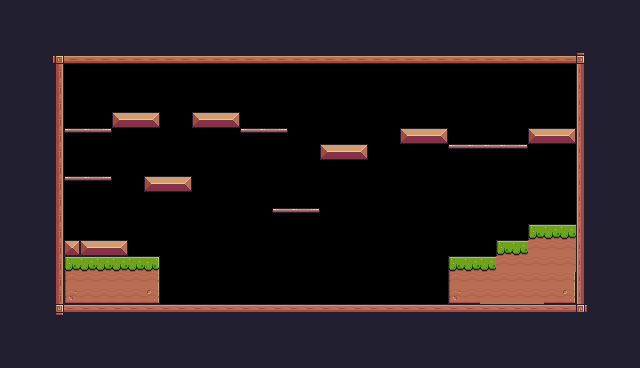

Rendered tile map (Tiled .tmx) drawn with the repository's tilesets; below, a short description and the full map source, tile grids included:
An orthogonal 40x23 tile map with 16x16 px tiles, 1 tile layer (Background) and 38 objects (14x Fruit, 5x Platform, Player, Saw, CheckPoint, ...).

<map version="1.10" tiledversion="1.11.2" orientation="orthogonal" renderorder="right-down" width="40" height="23" tilewidth="16" tileheight="16" infinite="0" nextlayerid="4" nextobjectid="181">
 <properties>
  <property name="BackgroundColor" value="Gray" />
 </properties>
 <tileset firstgid="1" source="Pixel Adventure.tsx" />
 <layer id="1" name="Background" width="40" height="23">
  <properties>
   <property name="BackgroundColor" value="Brown" />
  </properties>
  <data encoding="csv">
24,24,24,24,24,24,24,24,24,24,24,24,24,24,24,24,24,24,24,24,24,24,24,24,24,24,24,24,24,24,24,24,24,24,24,24,24,24,24,24,
24,24,24,24,24,24,24,24,24,24,24,24,24,24,24,24,24,24,24,24,24,24,24,24,24,24,24,24,24,24,24,24,24,24,24,24,24,24,24,24,
24,24,24,24,24,24,24,24,24,24,24,24,24,24,24,24,24,24,24,24,24,24,24,24,24,24,24,24,24,24,24,24,24,24,24,24,24,24,24,24,
24,24,24,92,134,134,134,134,134,134,134,134,134,134,134,134,134,134,134,134,134,134,134,134,134,134,134,134,134,134,134,134,134,134,134,134,93,24,24,24,
24,24,24,113,0,0,0,0,0,0,0,0,0,0,0,0,0,0,0,0,0,0,0,0,0,0,0,0,0,0,0,0,0,0,0,0,111,24,24,24,
24,24,24,113,0,0,0,0,0,0,0,0,0,0,0,0,0,0,0,0,0,0,0,0,0,0,0,0,0,0,0,0,0,0,0,0,111,24,24,24,
24,24,24,113,0,0,0,0,0,0,0,0,0,0,0,0,0,0,0,0,0,0,0,0,0,0,0,0,0,0,0,0,0,0,0,0,111,24,24,24,
24,24,24,113,0,0,0,13,14,15,0,0,13,14,15,0,0,0,0,0,0,0,0,0,0,0,0,0,0,0,0,0,0,0,0,0,111,24,24,24,
24,24,24,113,40,41,42,0,0,0,0,0,0,0,0,40,41,42,0,0,0,0,0,0,0,13,14,15,0,0,0,0,0,13,14,15,111,24,24,24,
24,24,24,113,0,0,0,0,0,0,0,0,0,0,0,0,0,0,0,0,13,14,15,0,0,0,0,0,40,41,41,41,42,0,0,0,111,24,24,24,
24,24,24,113,0,0,0,0,0,0,0,0,0,0,0,0,0,0,0,0,0,0,0,0,0,0,0,0,0,0,0,0,0,0,0,0,111,24,24,24,
24,24,24,113,40,41,42,0,0,13,14,15,0,0,0,0,0,0,0,0,0,0,0,0,0,0,0,0,0,0,0,0,0,0,0,0,111,24,24,24,
24,24,24,113,0,0,0,0,0,0,0,0,0,0,0,0,0,0,0,0,0,0,0,0,0,0,0,0,0,0,0,0,0,0,0,0,111,24,24,24,
24,24,24,113,0,0,0,0,0,0,0,0,0,0,0,0,0,40,41,42,0,0,0,0,0,0,0,0,0,0,0,0,0,0,0,0,111,24,24,24,
24,24,24,113,0,0,0,0,0,0,0,0,0,0,0,0,0,0,0,0,0,0,0,0,0,0,0,0,0,0,0,0,0,7,8,8,111,24,24,24,
24,24,24,113,35,13,14,15,0,0,0,0,0,0,0,0,0,0,0,0,0,0,0,0,0,0,0,0,0,0,0,7,8,30,30,30,111,24,24,24,
24,24,24,113,7,8,8,8,8,9,0,0,0,0,0,0,0,0,0,0,0,0,0,0,0,0,0,0,7,8,8,30,30,30,30,30,111,24,24,24,
24,24,24,113,29,30,30,30,30,31,0,0,0,0,0,0,0,0,0,0,0,0,0,0,0,0,0,0,29,30,30,30,30,30,30,31,111,24,24,24,
24,24,24,113,51,52,52,52,52,53,0,0,0,0,0,0,0,0,0,0,0,0,0,0,0,0,0,0,51,52,30,30,30,30,52,53,111,24,24,24,
24,24,24,114,90,90,90,90,90,90,90,90,90,90,90,90,90,90,90,90,90,90,90,90,90,90,90,90,90,90,90,90,90,90,90,90,115,24,24,24,
24,24,24,24,24,24,24,24,24,24,24,24,24,24,24,24,24,24,24,24,24,24,24,24,24,24,24,24,24,24,24,24,24,24,24,24,24,24,24,24,
24,24,24,24,24,24,24,24,24,24,24,24,24,24,24,24,24,24,24,24,24,24,24,24,24,24,24,24,24,24,24,24,24,24,24,24,24,24,24,24,
24,24,24,24,24,24,24,24,24,24,24,24,24,24,24,24,24,24,24,24,24,24,24,24,24,24,24,24,24,24,24,24,24,24,24,24,24,24,24,24
</data>
 </layer>
 <objectgroup id="2" name="SpawnPoints">
  <object id="5" name="Player" type="Player" x="128" y="224" width="32" height="32" />
  <object id="135" name="Bananas" type="Fruit" x="80" y="96" width="32" height="32" />
  <object id="136" name="Cherries" type="Fruit" x="80" y="144" width="32" height="32" />
  <object id="137" name="Bananas" type="Fruit" x="128" y="80" width="32" height="32" />
  <object id="138" name="Cherries" type="Fruit" x="160" y="144" width="32" height="32" />
  <object id="139" name="Cherries" type="Fruit" x="80" y="208" width="32" height="32" />
  <object id="140" name="Cherries" type="Fruit" x="272" y="176" width="32" height="32" />
  <object id="141" name="Bananas" type="Fruit" x="208" y="80" width="32" height="32" />
  <object id="142" name="Bananas" type="Fruit" x="256" y="96" width="32" height="32" />
  <object id="143" name="Orange" type="Fruit" x="480" y="112" width="32" height="32" />
  <object id="146" name="Orange" type="Fruit" x="448" y="112" width="32" height="32" />
  <object id="147" name="Orange" type="Fruit" x="464" y="80" width="32" height="32" />
  <object id="148" name="Orange" type="Fruit" x="400" y="96" width="32" height="32" />
  <object id="149" name="Orange" type="Fruit" x="320" y="112" width="32" height="32" />
  <object id="162" name="Apple" type="Fruit" x="528" y="96" width="32" height="32" />
  <object id="167" name="Saw" type="Saw" x="400" y="192" width="32" height="32">
   <properties>
    <property name="isVertical" type="bool" value="true" />
    <property name="offNeg" type="float" value="3" />
    <property name="offPos" type="float" value="3" />
   </properties>
  </object>
  <object id="179" type="CheckPoint" x="512" y="160" width="64" height="65" />
  <object id="180" name="Chicken" type="Chicken" x="304.333" y="269.833" width="34" height="33">
   <properties>
    <property name="offNeg" type="float" value="12" />
    <property name="offPos" type="float" value="5" />
   </properties>
  </object>
 </objectgroup>
 <objectgroup id="3" name="Collisions" class="Platform">
  <object id="6" x="48" y="48" width="16" height="255.333" />
  <object id="8" x="64" y="48" width="528" height="16" />
  <object id="10" x="576" y="64" width="16" height="254.667" />
  <object id="12" x="48" y="304" width="526.667" height="16" />
  <object id="14" x="64" y="240" width="64" height="16" />
  <object id="18" x="112" y="112" width="48" height="16" />
  <object id="19" x="192" y="112" width="48" height="16" />
  <object id="21" x="144" y="176" width="48" height="16" />
  <object id="26" x="448" y="256" width="48" height="48" />
  <object id="27" x="496.667" y="240.667" width="32" height="63.3333" />
  <object id="30" x="400" y="128" width="48" height="16" />
  <object id="31" x="320" y="144" width="48" height="16" />
  <object id="50" x="64" y="256" width="96" height="48" />
  <object id="57" type="Platform" x="240" y="128" width="48" height="16" />
  <object id="58" type="Platform" x="64" y="128" width="48" height="16" />
  <object id="59" type="Platform" x="64" y="176" width="48" height="16" />
  <object id="63" type="Platform" x="448" y="144" width="80" height="16" />
  <object id="64" x="528" y="128" width="48" height="16" />
  <object id="65" type="Platform" x="272" y="208" width="48" height="16" />
  <object id="168" x="528.167" y="224.25" width="48.5" height="79.75" />
 </objectgroup>
</map>
